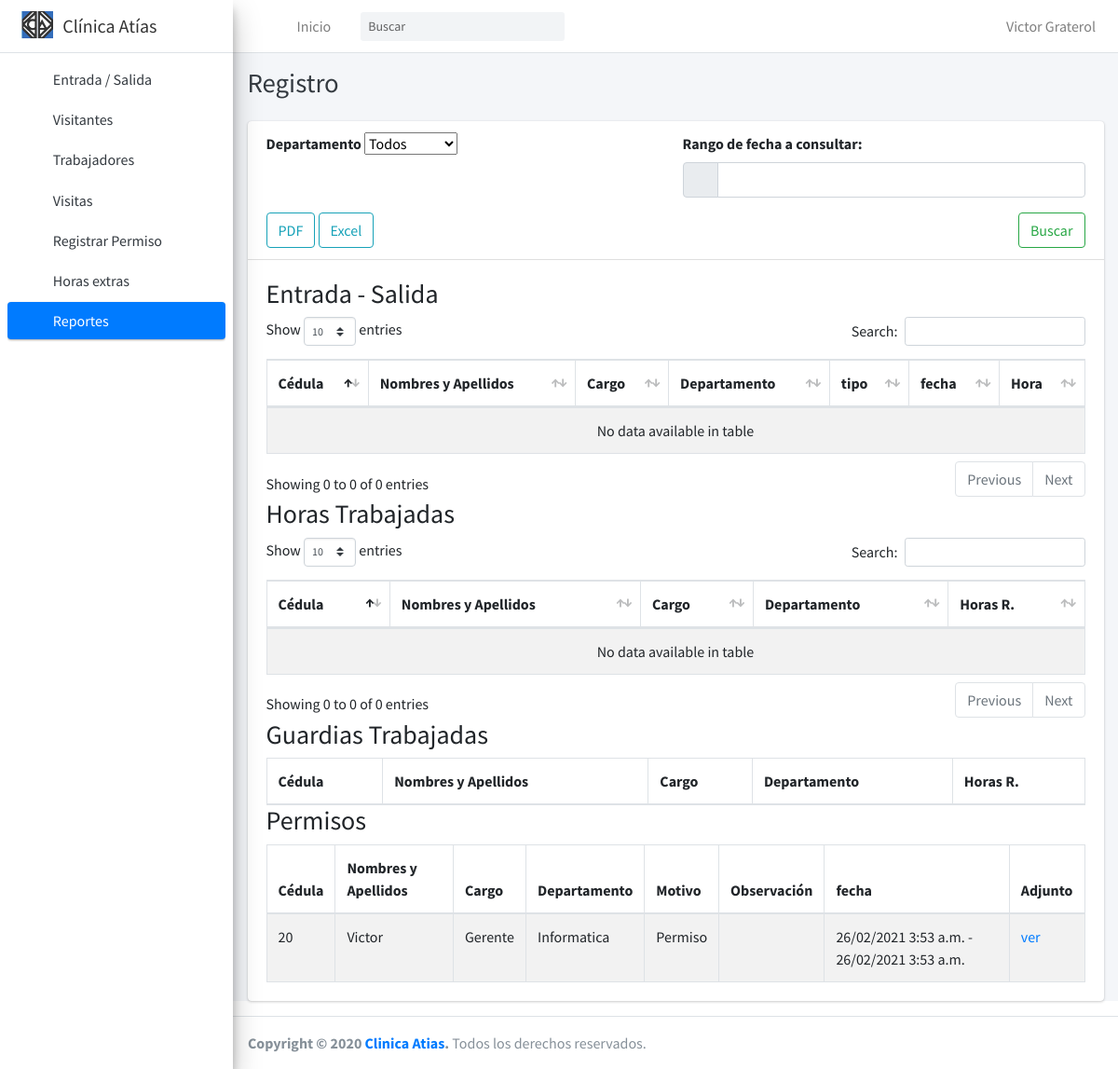
Page /reporte/diario/ (signed in) on the earlier database version.
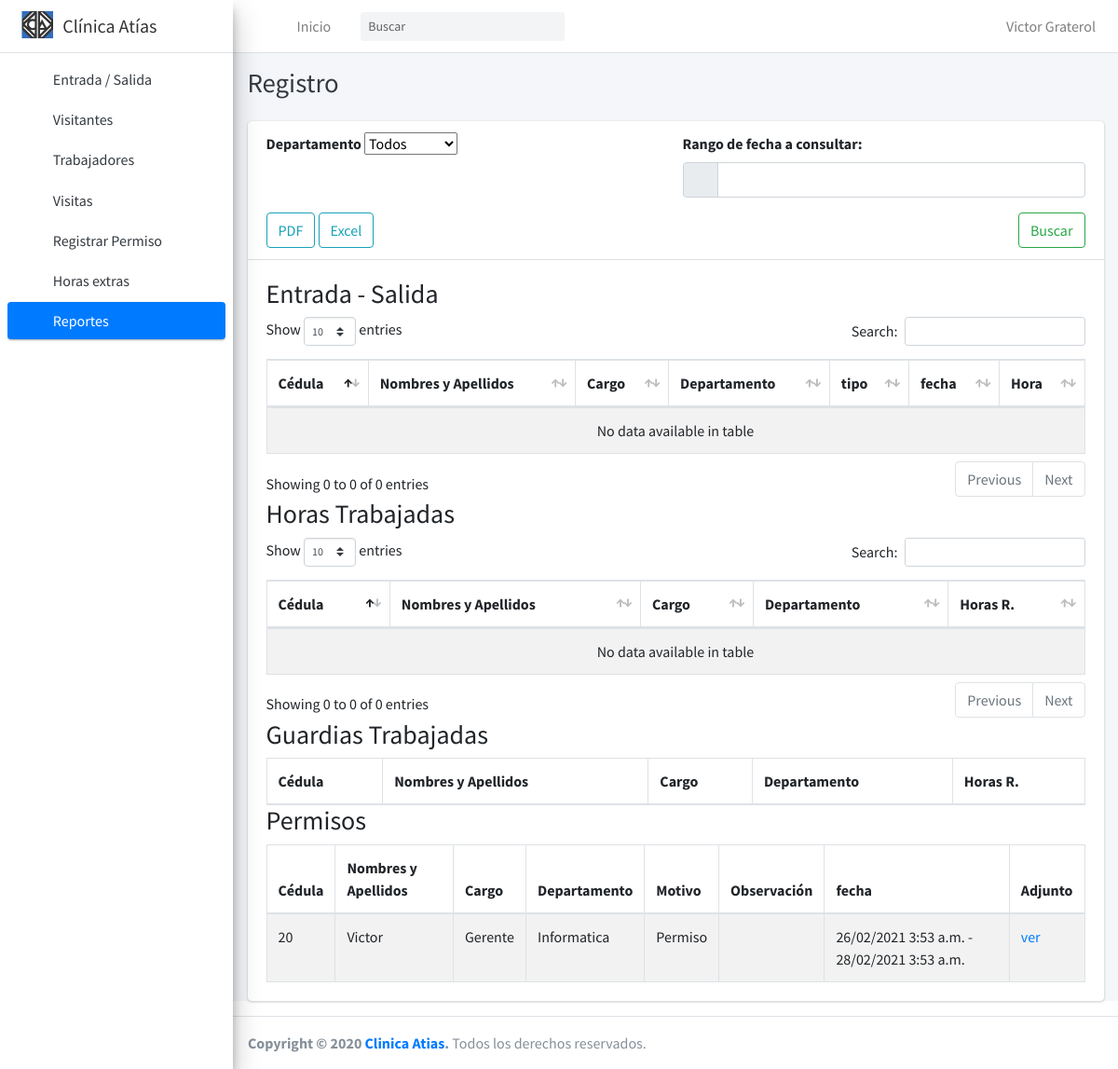
Same page on the later database version.
### core/models.py (models this page shows)
class permisos(models.Model):
    tipo_permiso = [
        ('P', 'Permiso'),
        ('V', 'Vacaciones'),
        ('R', 'Reposo'),
        ('O', 'Otro'),
    ]
    desde = models.DateTimeField()
    hasta = models.DateTimeField()
    motivo = models.CharField(max_length=1, choices=tipo_permiso, default='P',)
    observacion = models.TextField(verbose_name="Observaciones", blank=True, null=True)
    trabajador = models.ForeignKey(User, verbose_name="Trabajador", on_delete=models.PROTECT, related_name="get_trabajador")
    archivo = models.FileField(upload_to=user_directory_path, null=True, blank=True)
    user = models.ForeignKey(User, verbose_name="Usuario", on_delete=models.PROTECT, related_name="get_usuario")

### registration/models.py (models this page shows, shortened)
class Profile(models.Model):
    sexo_select = [
        ('M', 'Masculino'),
        ('F', 'Femenino'),
    ]
    choise_estatus = [
        ('A', 'Activo'),
        ('I', 'Inactivo'),
    ]
    user = models.OneToOneField(User, on_delete=models.CASCADE, related_name="get_profile")
    codigo = models.IntegerField(verbose_name='Código', null=True, blank=True)
    cedula = models.IntegerField(verbose_name='Cédula')
    cargo = models.CharField(max_length=150 , verbose_name='Cargo')
    departamento = models.ForeignKey(departamento, verbose_name="Departamento", on_delete=models.CASCADE)
    nacimiento = models.DateField(verbose_name='Fecha de Nacimiento', null=True, blank=True)
    sexo = models.CharField(max_length=1, choices=sexo_select, default='M',)
    tlf1 = models.CharField(max_length=50 , verbose_name='Teléfono 1', null = True, blank = True)
    tlf2 = models.CharField(max_length=50 , verbose_name='Teléfono 2', null = True, blank = True)
    horario = models.ForeignKey(horario, verbose_name="Horario", on_delete=models.CASCADE)
    estatus = models.CharField(max_length=1, choices=choise_estatus, default='A',)
    class Meta:
        verbose_name = 'trabajador'
        verbose_name_plural = 'trabajadores'
        ordering = ['codigo']

class departamento(models.Model):
    nombre = models.CharField(max_length=150 , verbose_name='Nombre')
    def __str__(self):
        return self.nombre

### core/views.py (the view)
# urls.py: path('reporte/diario/', views.diarioView, name ='diario'),
@login_required
def diarioView(request):
    dep = departamento.objects.all()
    trabajadores = Profile.objects.all()
    list_t = {}
    list_tt = []
    if request.POST:
        desde, hasta = request.POST['reservation'].split('-')
        desde = desde.strip(' ')
        hasta = hasta.strip(' ')
        desde = datetime.strptime(desde, '%d/%m/%Y')
        hasta = datetime.strptime(hasta, '%d/%m/%Y')
        print(desde.strftime('%Y-%m-%d 00:00:01'))
        print(hasta.strftime('%Y-%m-%d 23:59:59'))
        p = permisos.objects.filter(Q(desde__range = (desde.strftime('%Y-%m-%d 00:00:01'),hasta.strftime('%Y-%m-%d 23:59:59'))) | Q(hasta__range = (desde.strftime('%Y-%m-%d 00:00:01'),hasta.strftime('%Y-%m-%d 23:59:59'))))
        result = marca.objects.filter(fecha__gte = desde.strftime('%Y-%m-%d 00:00:0'),fecha__lte = hasta.strftime('%Y-%m-%d 23:59:59'))
        if request.POST['departamento'] != "0":
            result = result.filter(trabajador__get_profile__departamento = request.POST['departamento'])
    else:
        hoy = datetime.now()
        desde = hoy.strftime("%Y-%m-%d 00:00:00")
        hasta = hoy.strftime("%Y-%m-%d 23:59:59")
        result = marca.objects.filter(fecha__gte = desde,fecha__lte = hasta)
        p = permisos.objects.filter(hasta__lte = hasta )
    for trabajador in trabajadores:
        if result.filter(trabajador = trabajador.user).exists():
            results = result.filter(trabajador = trabajador.user)
            tiene_g = False
            if guardia.objects.filter(trabajador=trabajador.user).exists():
                g = guardia.objects.filter(trabajador=trabajador.user)
                tiene_g = True
            total = results.count()
            if total > 1:
                if total % 2 != 0:
                    total -= 1
                i = 0
                tiempo = 0
                gt = 0
                while(i < total):
                    if tiene_g:
                        if g.count() > 0:
                            for j in g:
                                if j.entrada.date() == results[i+1].fecha.date():
                                    gt += (results[i].fecha - results[i+1].fecha).total_seconds()
                    tiempo += (results[i].fecha - results[i+1].fecha).total_seconds()
                    i += 2
                tiempo -= gt
                list_t['tiempo'] = tiempo
                list_t['trabajador'] = trabajador
                list_t['horas'] = int(tiempo // 3600)
                list_t['segundos'] = int(tiempo % 3600)
                list_t['minutos'] = int(list_t['segundos'] // 60)
                list_t['segundos'] = int(list_t['segundos'] % 60)
                list_t['gt'] = gt
                list_t['horasg'] = int(gt // 3600)
                list_t['segundosg'] = int(gt % 3600)
                list_t['minutosg'] = int(list_t['segundosg'] // 60)
                list_t['segundosg'] = int(list_t['segundosg'] % 60)
                list_tt.append(list_t.copy())
    return render(request,'core/diario.html',{'object_list':result,'departamento':dep,'trabajadores':list_tt, 'permisos':p})

### core/templates/core/diario.html (shortened to what the changed rows need)
{% extends "core/base.html" %}
{% load static %}
{% block titulo %} Registro {% endblock %}
{% block head %}
  <link rel="stylesheet" href="{% static 'core/plugins/datatables-bs4/css/dataTables.bootstrap4.min.css' %}">
  <link rel="stylesheet" href="{% static 'core/plugins/datatables-responsive/css/responsive.bootstrap4.min.css' %}">
  <link rel="stylesheet" href="{% static 'core/plugins/daterangepicker/daterangepicker.css' %}">
  <link rel="stylesheet" href="{% static 'core/plugins/select2/css/select2.min.css' %}">
  <link rel="stylesheet" href="{% static 'core/plugins/select2-bootstrap4-theme/select2-bootstrap4.min.css' %}">
  <link rel="stylesheet" href="{% static 'core/plugins/bootstrap4-duallistbox/bootstrap-duallistbox.min.css' %}">
{% endblock %}
{% block contenido %}
    <div class="card">
        <div class="card-body">
            <table id="example1" class="table table-bordered table-striped">
                <thead>
                    <tr>
                        <th>Cédula</th>
                        <th>Nombres y Apellidos</th>
                        <th>Cargo</th>
                        <th>Departamento</th>
                        <th>tipo</th>
                        <th>fecha</th>
                        <th>Hora</th>
                    </tr>
                </thead>
            </table>
            <table id="example2" class="table table-bordered table-striped">
                <thead>
                    <tr>
                        <th>Cédula</th>
                        <th>Nombres y Apellidos</th>
                        <th>Cargo</th>
                        <th>Departamento</th>
                        <th>Horas R.</th>
                    </tr>
                </thead>
            </table>
            <table id="example2" class="table table-bordered table-striped">
                <thead>
                    <tr>
                        <th>Cédula</th>
                        <th>Nombres y Apellidos</th>
                        <th>Cargo</th>
                        <th>Departamento</th>
                        <th>Horas R.</th>
                    </tr>
                </thead>
            </table>
            <table id="example2" class="table table-bordered table-striped">
                <thead>
                    <tr>
                        <th>Cédula</th>
                        <th>Nombres y Apellidos</th>
                        <th>Cargo</th>
                        <th>Departamento</th>
                        <th>Motivo</th>
                        <th>Observación</th>
                        <th>fecha</th>
                        <th>Adjunto</th>
                    </tr>
                </thead>
                <tbody>
                    {% for permiso in permisos %}
                        <tr>
                            <td> {{ permiso.trabajador.get_profile.cedula}} </td>
                            <td>{{ permiso.trabajador.first_name}} {{ hora.trabajador.last_name}}</td>
                            <td>{{ permiso.trabajador.get_profile.cargo}}</td>
                            <td>{{ permiso.trabajador.get_profile.departamento}}</td>
                            <td>{{ permiso.get_motivo_display }}</td>
                            <td>{{ permiso.observacion }}</td>
                            <td>{{ permiso.desde|date:"d/m/Y P" }} - {{ permiso.hasta|date:"d/m/Y P"}}</td>
                            <td>{% if permiso.archivo %}<a href="{{ permiso.archivo.url }}">ver</a>{% endif %}</td>
                        </tr>
                    {% endfor %}
                </tbody>
            </table>
        </div>
    </div>
{% endblock %}

Differences in the rows shown:
changed permisos "Permiso": hasta "26/02/2021 3:53 a.m." → "28/02/2021 3:53 a.m."
